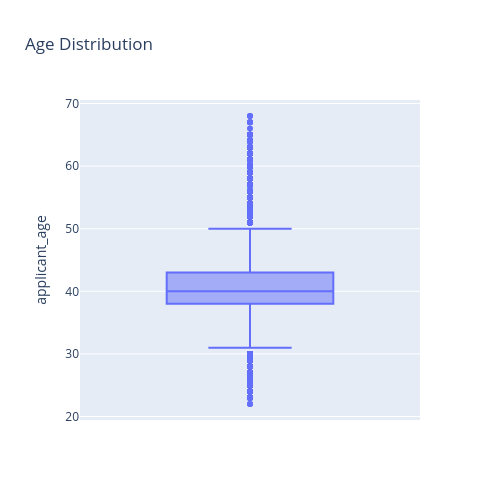

Notebook code for this chart:
### Code cell
# Univariate Analysis: Distribution of age
px.box(
    df,
    y="applicant_age",
    width=500,
    height=500,
    title="Age Distribution"
)

### Figure 1 — Plotly figure (JSON) as saved in the notebook; plotly's stock layout.template omitted (floating-point values rounded to 4 significant figures; data arrays with more than 128 entries replaced by an {"elided": "..."} marker saying what was removed)
{"data": [{"alignmentgroup": "True", "hovertemplate": "applicant_age=%{y}<extra></extra>", "legendgroup": "", "marker": {"color": "#636efa"}, "name": "", "notched": false, "offsetgroup": "", "orientation": "v", "showlegend": false, "type": "box", "x0": " ", "xaxis": "x", "y": {"elided": "10454 int values"}, "y0": " ", "yaxis": "y"}], "layout": {"boxmode": "group", "height": 500, "legend": {"tracegroupgap": 0}, "title": {"text": "Age Distribution"}, "width": 500, "xaxis": {"anchor": "y", "domain": [0, 1]}, "yaxis": {"anchor": "x", "domain": [0, 1], "title": {"text": "applicant_age"}}}}
